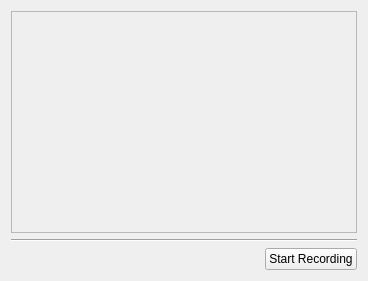
<?xml version="1.0" encoding="UTF-8"?>
<ui version="4.0">
 <class>Recording</class>
 <widget class="QWidget" name="Recording">
  <property name="geometry">
   <rect>
    <x>0</x>
    <y>0</y>
    <width>368</width>
    <height>281</height>
   </rect>
  </property>
  <property name="mouseTracking">
   <bool>false</bool>
  </property>
  <layout class="QGridLayout" name="gridLayout">
   <item row="0" column="0">
    <layout class="QVBoxLayout" name="verticalLayout">
     <item>
      <widget class="QFrame" name="virtualCameraFrame">
       <property name="sizePolicy">
        <sizepolicy hsizetype="Expanding" vsizetype="Expanding">
         <horstretch>0</horstretch>
         <verstretch>0</verstretch>
        </sizepolicy>
       </property>
       <property name="minimumSize">
        <size>
         <width>0</width>
         <height>0</height>
        </size>
       </property>
       <property name="frameShape">
        <enum>QFrame::StyledPanel</enum>
       </property>
       <property name="frameShadow">
        <enum>QFrame::Raised</enum>
       </property>
       <layout class="QHBoxLayout" name="horizontalLayout_5">
        <property name="leftMargin">
         <number>0</number>
        </property>
        <property name="topMargin">
         <number>0</number>
        </property>
        <property name="rightMargin">
         <number>0</number>
        </property>
        <property name="bottomMargin">
         <number>0</number>
        </property>
        <item>
         <layout class="QHBoxLayout" name="horizontalLayout_4"/>
        </item>
       </layout>
      </widget>
     </item>
     <item>
      <widget class="Line" name="line_5">
       <property name="orientation">
        <enum>Qt::Horizontal</enum>
       </property>
      </widget>
     </item>
     <item>
      <layout class="QHBoxLayout" name="horizontalLayout">
       <item>
        <spacer name="horizontalSpacer">
         <property name="orientation">
          <enum>Qt::Horizontal</enum>
         </property>
         <property name="sizeHint" stdset="0">
          <size>
           <width>40</width>
           <height>20</height>
          </size>
         </property>
        </spacer>
       </item>
       <item>
        <spacer name="horizontalSpacer_2">
         <property name="orientation">
          <enum>Qt::Horizontal</enum>
         </property>
         <property name="sizeHint" stdset="0">
          <size>
           <width>40</width>
           <height>20</height>
          </size>
         </property>
        </spacer>
       </item>
       <item>
        <widget class="QPushButton" name="btnStartStopRecord">
         <property name="text">
          <string>Start Recording</string>
         </property>
         <property name="checkable">
          <bool>false</bool>
         </property>
         <property name="checked">
          <bool>false</bool>
         </property>
        </widget>
       </item>
      </layout>
     </item>
    </layout>
   </item>
  </layout>
 </widget>
 <resources/>
 <connections/>
</ui>
